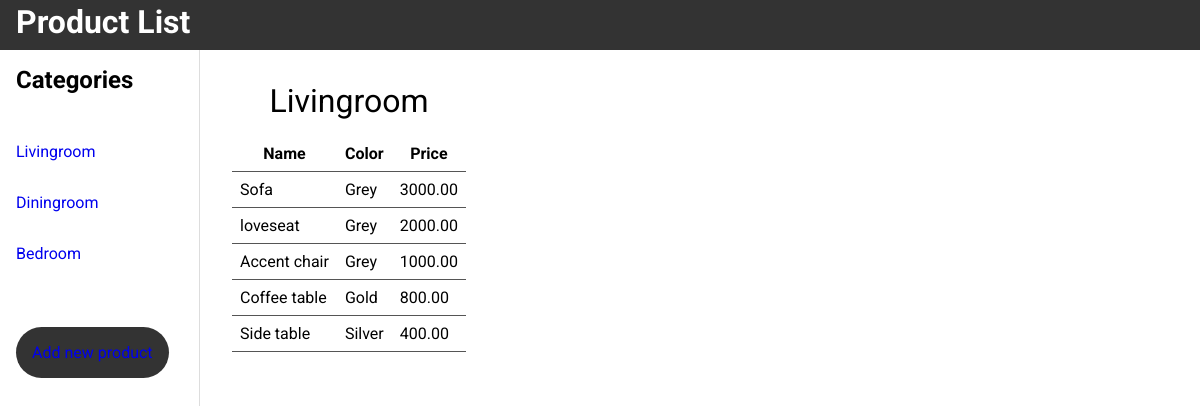
The app's page /index.php?productCategory=Livingroom with its own data.
### tables this page shows
CREATE TABLE IF NOT EXISTS `products` (
    `productId` int(11) NOT NULL AUTO_INCREMENT,
	`productName` VARCHAR(50) NOT NULL,
	`productColor` VARCHAR(50) NOT NULL,
	`productCategory` VARCHAR(50) NOT NULL,
	`productPrice` DECIMAL(10,2) NOT NULL,
	PRIMARY KEY (`productId`)
	);

### index.php (the view, shortened to what this page needs)
<!DOCTYPE html>
<html lang="en">
    <head>
        <link href='style.css' rel='stylesheet' />
    </head>
    <body class="mainPage">
        <header>
            <h1>Product List</h1>
        </header>
        <aside>
            <h2>Categories</h2>
            <a href='index.php?productCategory=Livingroom' >Livingroom</a>
            <a href='index.php?productCategory=Diningroom' >Diningroom</a>
            <a href='index.php?productCategory=Bedroom' >Bedroom</a>
            <a href='addNew.php' class="addNewButton">Add new product</a>
        </aside>
        <main>
            <?php
               require 'connect.php';
               if(isset($_GET['productCategory']) ){
                    $category=$_GET['productCategory'] ;
               }else{
                    $category="";
               }
               $sql = "SELECT * FROM products WHERE productCategory='" . $category . "'";
               $result = mysqli_query($mysqli, $sql);
                $rows = $result->fetch_all(MYSQLI_ASSOC);
                    echo '<table>';
                    echo '<caption>'.$category.'</caption>';
                    echo '<tr>';
                    echo '<th>Name</th>';
                    echo '<th>Color</th>';
                    echo '<th>Price</th>';
                    echo '</tr>';
                    foreach($rows as $row) {
                        echo
                        '<td>'. $row['productName'].'</td>' ,
                        '<td>'. $row['productColor'].'</td>',
                        '<td>'. $row['productPrice'].'</td>';
                    }
            ?>
        </main>
    </body>
</html>

### style.css (style rules this page uses)
* { margin: 0; box-sizing: border-box; }
html, body { font-family: "Roboto", sans-serif; }
.mainPage { display: grid; height: 100vh; grid-template-columns: 200px 1fr; grid-template-rows: 50px 1fr; }
main { padding: 2rem; }
header { grid-column: 1/ 3; background: #333; padding: 0.2rem 1rem; color: #fff; }
aside a { display: block; text-decoration: none; padding: 1rem 0; }
aside { padding: 1rem; border-right: 1px solid #ddd; }
.addNewButton { display: inline-block; padding: 1rem; background-color: #333; margin-top: 3rem; border-radius: 3em; }
table { border-collapse: collapse; }
table td, table th { padding: 0.5rem; }
table tr { border-bottom: 1px solid #555; }
table caption { font-size: 2rem; margin-bottom: 1rem; }
h2 { margin-bottom: 2rem; }

### records on screen
products: productName "Sofa", productColor "Grey", productPrice "3000.00"
products: productName "loveseat", productColor "Grey", productPrice "2000.00"
products: productName "Accent chair", productColor "Grey", productPrice "1000.00"
products: productName "Coffee table", productColor "Gold", productPrice "800.00"
products: productName "Side table", productColor "Silver", productPrice "400.00"

### other values on screen
$category "Livingroom"
